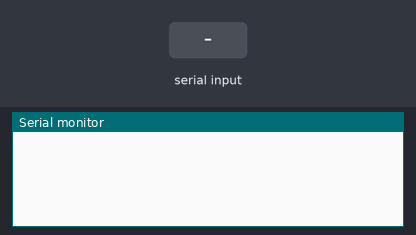
This sketch was run on a simulated Arduino Mega 2560, built with avr-gcc and run on an emulated ATmega2560. Parts: the last lines printed to the serial monitor. Inputs (shaded band) come from the test bench.

Above: at 1.2 s.
1.3 s: "1" received over Serial
At 2.8 s:
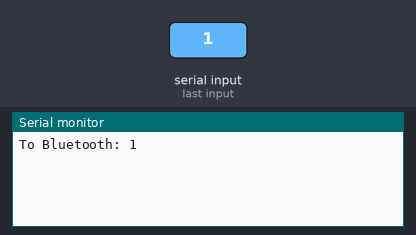
3.8 s: "1" received over the second serial link
At 5.8 s:
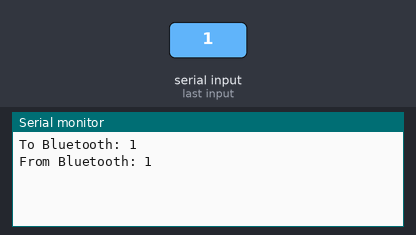
6.3 s: "0" received over Serial
At 7.7 s:
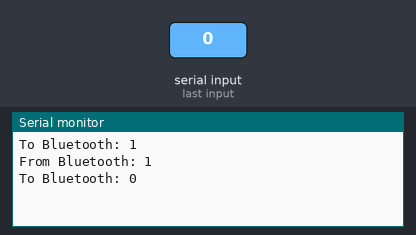
7.8 s: "0" received over the second serial link
At 10.0 s:
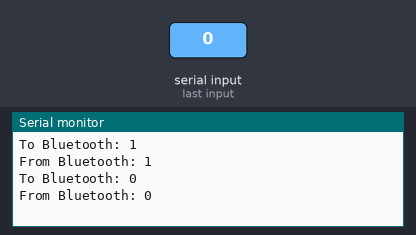

Measured:
- after the input at 1.3 s, the serial monitor: prints a new line after 1.0 s (image 1)
- after the input at 3.8 s, the serial monitor: prints a new line after 1.0 s (image 2)
- after the input at 6.3 s, the serial monitor: prints a new line after 1.0 s (image 3)
- after the input at 7.8 s, the serial monitor: prints a new line after 1.0 s (image 4)

The sketch:

Controllino_BT_Terminal.ino
```cpp
/*
 * Program for forwarding from COM to BT and BT to COM
 * via Controllino with HC-06 BT module
 */

String incomingStringBT;
String incomingStringCPU;
char charZero = '0';

void setup() {
  Serial.begin(9600); // opens serial port, sets data rate to 9600 bps
  Serial2.begin(9600); // opens serial port, sets data rate to 9600 bps
}

void loop() {

  //check for received data from BT module
  if(Serial2.available() > 0)
  {
    //Read the input as string
    incomingStringBT = Serial2.readString();

    //Echo the BT to Serial Comm terminal, return for clarity in terminal
    Serial.println("From Bluetooth: " + incomingStringBT);
  }

  //check for message from computer serial
  if(Serial.available() > 0)
  {
    //Read the input as string
    incomingStringCPU = Serial.readString();

    //Echo the BT to Serial Comm terminal
    Serial.println("To Bluetooth: " + incomingStringCPU);

    //Echo the BT message back to BT, don't add newline
    Serial2.println(incomingStringCPU);
  }

}
```
